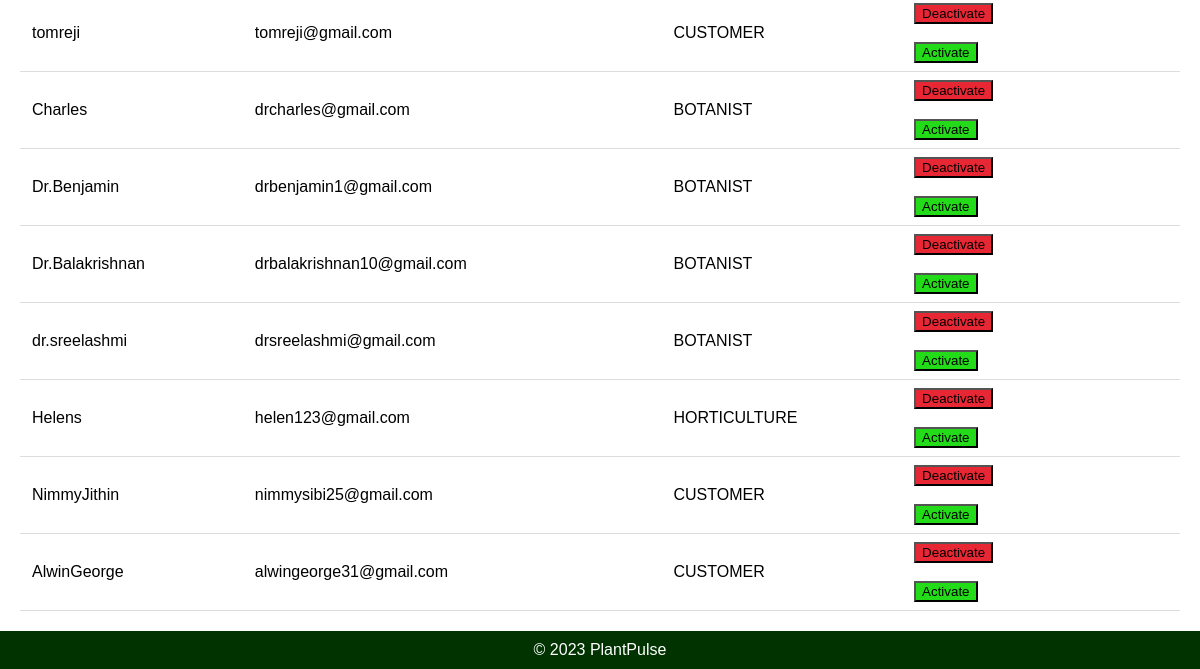
The app's page /user/ (signed in, lower part), older data.
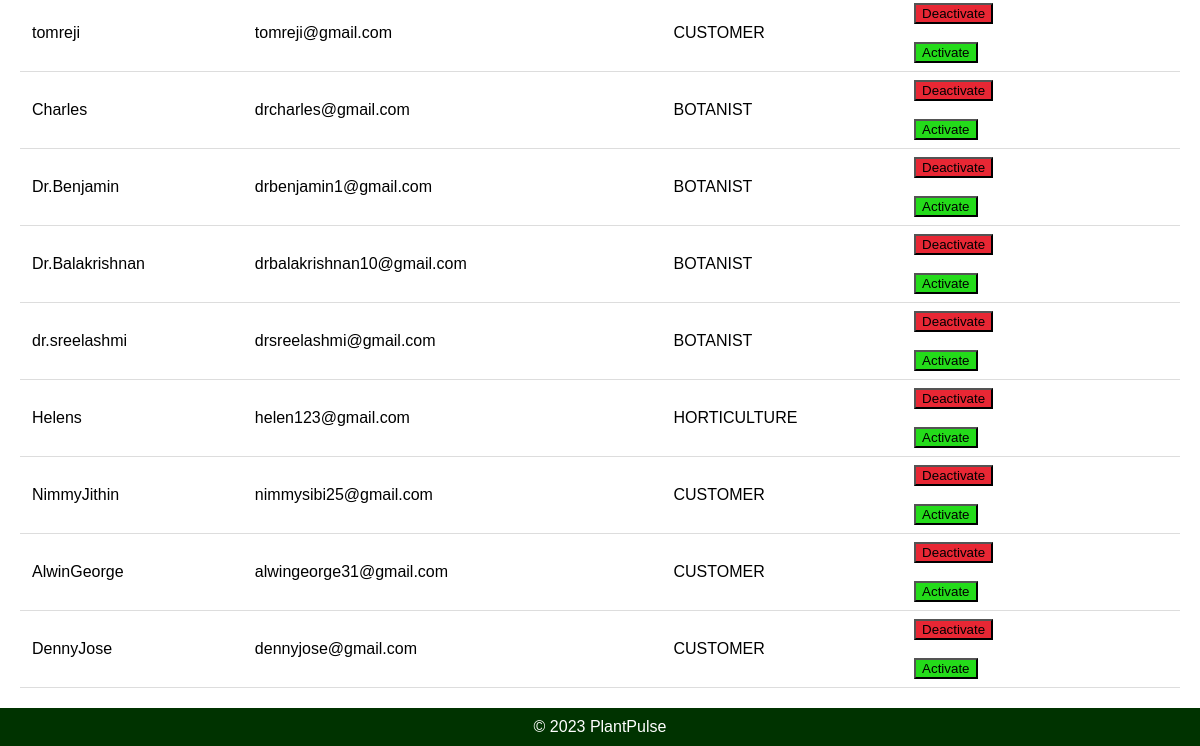
The same page, newer data.
### appplant/models.py (models this page shows)
class User(AbstractUser):
    email = models.EmailField(unique=True)
    USERNAME_FIELD = 'email'
    REQUIRED_FIELDS = ['username']
    class Role (models.TextChoices):
        ADMIN = "ADMIN",'Admin'
        CUSTOMER = "CUSTOMER",'CUSTOMER'
        BOTANIST = "BOTANIST", 'BOTANIST'
        HORTICULTURE = "HORTICULTURE", 'HORTICULTURE'
    role = models.CharField(max_length=50, choices= Role.choices)

### appplant/views.py (the view)
# urls.py: path('user/',views.user_r,name="user"),
@never_cache
@login_required(login_url='login')
def user_r(request):
    user_s = User.objects.all()  # Fetch all products
    return render(request, 'user.html', {'user_s': user_s})

### templates/user.html (shortened to what this page needs)
{% load static %}
<!DOCTYPE html>
<html lang="en">
<head>
</head>
<body>
    <div class="container">
        <table>
            {% for user in user_s %}
            <tr>
                <td>{{ user.username }}</td>
                <td>{{ user.email }}</td>
                <td>{{ user.role }}</td>
                <td>
                    <form action="{% url 'deactivate_user' user.id %}" method="post">
                        <button type="submit" class="deactivate-button">Deactivate</button>
                    </form>
                    <br>
                    <form action="{% url 'activate_user' user.id %}" method="post">
                        <button type="submit" class="activate-button">Activate</button>
                    </form>
                </td>
            </tr>
            {% endfor %}
        </table>
    </div>
    <div class="footer">
        &copy; 2023 PlantPulse
    </div>
</body>
</html>

Row changes from the older to the newer data that the page shows:
added User: username "DennyJose", email "dennyjose@gmail.com", role "CUSTOMER"
